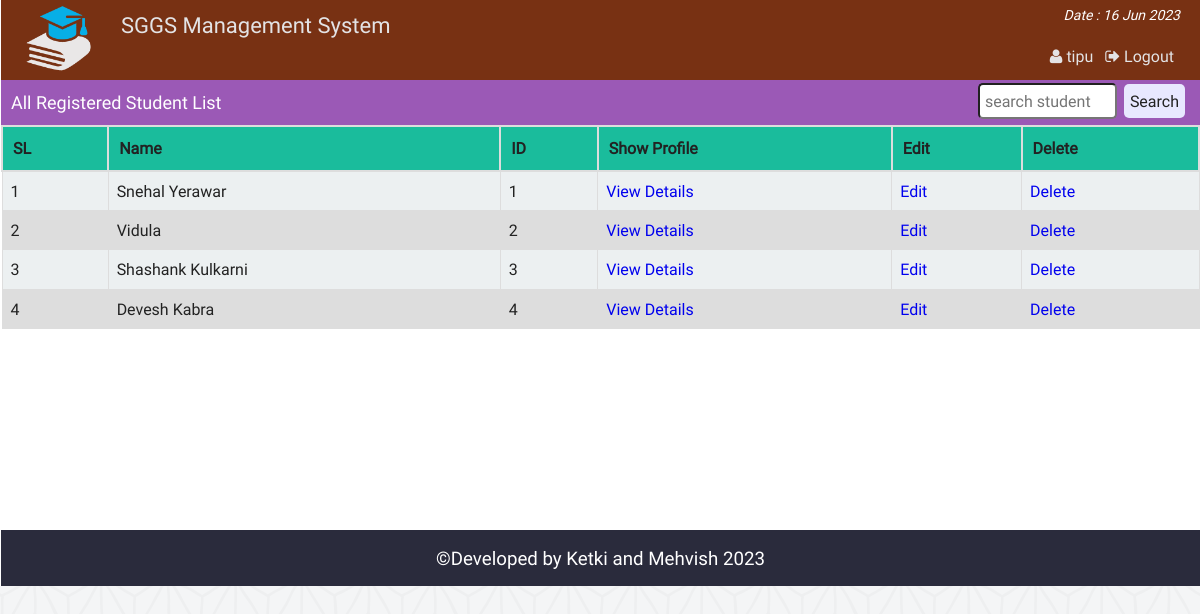
The page /admin_all_student.php (signed in) on the database its author committed.
### tables this page shows
CREATE TABLE `st_info` (
  `st_id` int(11) NOT NULL,
  `name` varchar(100) NOT NULL,
  `password` varchar(32) NOT NULL,
  `email` varchar(50) NOT NULL,
  `bday` date NOT NULL,
  `program` varchar(10) NOT NULL,
  `contact` varchar(20) NOT NULL,
  `gender` varchar(10) NOT NULL,
  `address` varchar(255) NOT NULL,
  `img` varchar(255) DEFAULT NULL
);

### php/functions.php (called while the page is built, shortened)
<?php
class login_registration_class{
	public function get_all_student(){
		global $conn;
		$sql = "select * from st_info order by st_id ASC";
		$query = $conn->query($sql);
		return $query;
	}
};
?>

### admin_all_student.php (the view, shortened to what this page needs)
<?php
	require "php/config.php";
	require_once "php/functions.php";
	$user = new login_registration_class();
?>
<?php
include "php/headertop_admin.php";
?>
<div class="all_student">
	<div class="search_st">
		<div class="hdinfo"><h3>All Registered Student List</h3></div>
		<div class="search">
		<form action="admin_search_student.php" method="GET">
			<input type="text" name="src_student" placeholder="search student" />
			<input type="submit" value="Search" />
		</form>
		</div>
	</div>
		<table class="tab_one">
			<tr>
				<th>SL</th>
				<th>Name</th>
				<th>ID</th>
				<th>Show Profile</th>
				<th>Edit</th>
				<th>Delete</th>
			</tr>
			<?php
			$i=0;
				$alluser = $user->get_all_student();
				while($rows = $alluser->fetch_assoc()){
				$i++;
			?>
			<tr>
				<td><?php echo $i; ?></td>
				<td><?php echo $rows['name'];?></td>
				<td><?php echo $rows['st_id'];?></td>
				<td><a href="admin_single_student.php?id=<?php echo $rows['st_id'];?>">View Details</a></td>
				<td><a href="admin_single_student_update.php?id=<?php echo $rows['st_id'];?>">Edit</a></td>
				<td><a href="admin_delete_student.php?id=<?php echo $rows['st_id'];?>">Delete</a></td>
			</tr>
			<?php } ?>
		</table>
</div>
<?php include "php/footerbottom.php";?>

### css/main.css (style rules this page uses)
html { color: #222; font-size: 1em; line-height: 1.4; }
a { text-decoration:none; }
body { font-family:roboto !important; background:url(../img/ptrn.png) repeat fixed; }
.st_reg th, td { padding: 8px; }
table.tab_one { width:100%; }
table.tab_one th { background:#1abc9c; padding:10px; font-weight:bold; text-align:left; }
table.tab_one td { border:1px solid #ddd; padding:8px; }
table.tab_one td a { text-decoration:none; }
table.tab_one tr:nth-child(odd) { background:#ddd; }
table.tab_one tr:nth-child(even) { background:#ecf0f1; }
.all_student { min-height:450px; }
.search_st { background:#9b59b6; height:45px; }
.search { float:right; }
.hdinfo { float:left; width:500px; }
.hdinfo h3 { font-size:18px; color:#fff; padding:10px; margin:0; font-weight:normal; }
.search input[type=text] { line-height: normal; padding: 5px; margin: 3px; border-radius:5px; width:125px; }
.search input[type=submit] { padding:6px; margin-right:15px; border:none; background:#E8E8FF; border-radius:5px; }
table.att_tab tr,td,th { border:2px solid #ddd; border-collapse:collapse; padding:8px; }

### rows shown on the page
st_info: name "Snehal Yerawar", st_id "1"
st_info: name "Vidula", st_id "2"
st_info: name "Shashank Kulkarni", st_id "3"
st_info: name "Devesh Kabra", st_id "4"

### other values the page prints
$admin_name "tipu"
